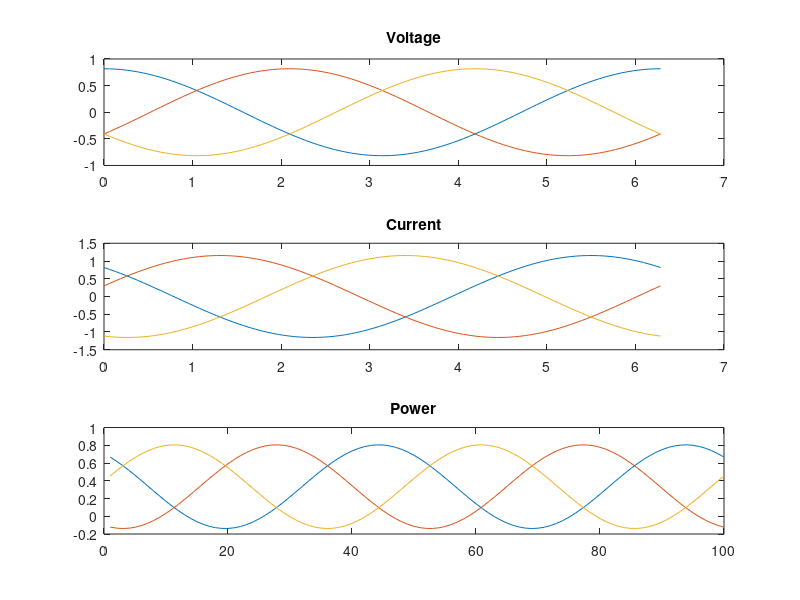

This figure's MATLAB source:
% dq transformation test
close all; 
theta = linspace(0,2*pi,100); 

id = 1; iq = 0;
Iref = [id,iq]';
Kc = sqrt(2/3)*[1,-1/2,-1/2; 0, sqrt(3)/2,-sqrt(3)/2; 1/sqrt(2)*ones(1,3)]; 
    
for ii = 1:length(theta)
   Kp = [cos(theta(ii)),sin(theta(ii)); -sin(theta(ii)), cos(theta(ii))];
   Iref_ab = inv(Kp)*Iref; 
   Iref_ab0 = [Iref_ab;0]; % zero meaning no unbalanced current
   Iref_abc = inv(Kc)*Iref_ab0; 
   Va(ii) = Iref_abc(1); 
   Vb(ii) = Iref_abc(2); 
   Vc(ii) = Iref_abc(3); 
    
end

figure; 
subplot(3,1,1);
plot(theta,Va);hold on; plot(theta,Vb); hold on; plot(theta,Vc)
title('Voltage'); 

id = 1; iq = 1;
Iref = [id,iq]';
Kc = sqrt(2/3)*[1,-1/2,-1/2; 0, sqrt(3)/2,-sqrt(3)/2; 1/sqrt(2)*ones(1,3)]; 
    
for ii = 1:length(theta)
    
   Kp = [cos(theta(ii)),sin(theta(ii)); -sin(theta(ii)), cos(theta(ii))];
   Iref_ab = inv(Kp)*Iref; 
   Iref_ab0 = [Iref_ab;0]; % zero meaning no unbalanced current
   Iref_abc = inv(Kc)*Iref_ab0; 
   Ia(ii) = Iref_abc(1); 
   Ib(ii) = Iref_abc(2); 
   Ic(ii) = Iref_abc(3); 
    
end

subplot(3,1,2);
plot(theta,Ia);hold on; plot(theta,Ib); hold on; plot(theta,Ic)
title('Current'); 

subplot(3,1,3); 
plot(Va.*Ia); hold on; plot(Vb.*Ib); hold on; plot(Vc.*Ic)
title('Power'); 



